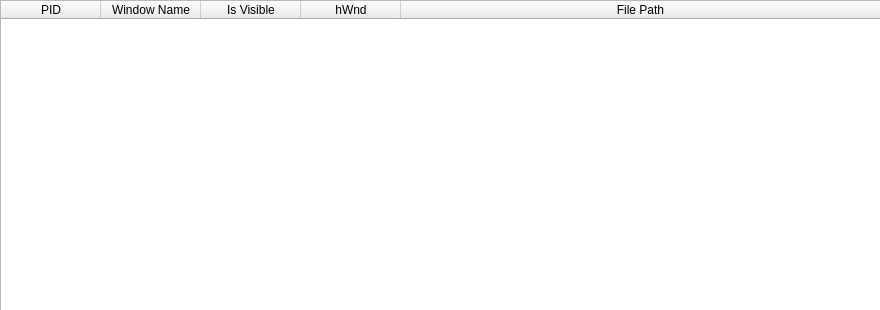
<?xml version="1.0" encoding="UTF-8"?>
<ui version="4.0">
 <class>qtDLGWindowViewClass</class>
 <widget class="QWidget" name="qtDLGWindowViewClass">
  <property name="geometry">
   <rect>
    <x>0</x>
    <y>0</y>
    <width>880</width>
    <height>310</height>
   </rect>
  </property>
  <property name="sizePolicy">
   <sizepolicy hsizetype="Expanding" vsizetype="Expanding">
    <horstretch>0</horstretch>
    <verstretch>0</verstretch>
   </sizepolicy>
  </property>
  <property name="windowTitle">
   <string>[ Nanomite ] - Window View</string>
  </property>
  <property name="windowIcon">
   <iconset resource="qtDLGNanomite.qrc">
    <normaloff>:/DLGNanomite/Icons/IDI_MAIN.ico</normaloff>:/DLGNanomite/Icons/IDI_MAIN.ico</iconset>
  </property>
  <widget class="QWidget" name="verticalLayoutWidget">
   <property name="geometry">
    <rect>
     <x>0</x>
     <y>0</y>
     <width>881</width>
     <height>311</height>
    </rect>
   </property>
   <layout class="QVBoxLayout" name="verticalLayout">
    <item>
     <widget class="QTableWidget" name="tblWindowView">
      <property name="editTriggers">
       <set>QAbstractItemView::NoEditTriggers</set>
      </property>
      <property name="selectionBehavior">
       <enum>QAbstractItemView::SelectRows</enum>
      </property>
      <attribute name="horizontalHeaderStretchLastSection">
       <bool>true</bool>
      </attribute>
      <attribute name="verticalHeaderVisible">
       <bool>false</bool>
      </attribute>
      <attribute name="verticalHeaderDefaultSectionSize">
       <number>15</number>
      </attribute>
      <attribute name="verticalHeaderMinimumSectionSize">
       <number>15</number>
      </attribute>
      <column>
       <property name="text">
        <string>PID</string>
       </property>
      </column>
      <column>
       <property name="text">
        <string>Window Name</string>
       </property>
      </column>
      <column>
       <property name="text">
        <string>Is Visible</string>
       </property>
      </column>
      <column>
       <property name="text">
        <string>hWnd</string>
       </property>
      </column>
      <column>
       <property name="text">
        <string>File Path</string>
       </property>
      </column>
     </widget>
    </item>
   </layout>
  </widget>
 </widget>
 <resources>
  <include location="qtDLGNanomite.qrc"/>
 </resources>
 <connections/>
</ui>
